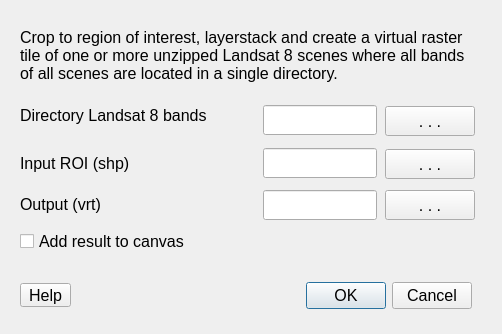
<?xml version="1.0" encoding="UTF-8"?>
<ui version="4.0">
 <class>GFZSatExDialogBase</class>
 <widget class="QDialog" name="GFZSatExDialogBase">
  <property name="geometry">
   <rect>
    <x>0</x>
    <y>0</y>
    <width>502</width>
    <height>334</height>
   </rect>
  </property>
  <property name="windowTitle">
   <string>GFZ SatEx - Preprocessing</string>
  </property>
  <property name="accessibleName">
   <string/>
  </property>
  <property name="accessibleDescription">
   <string/>
  </property>
  <widget class="QDialogButtonBox" name="button_box">
   <property name="geometry">
    <rect>
     <x>301</x>
     <y>278</y>
     <width>171</width>
     <height>35</height>
    </rect>
   </property>
   <property name="font">
    <font>
     <pointsize>12</pointsize>
    </font>
   </property>
   <property name="orientation">
    <enum>Qt::Horizontal</enum>
   </property>
   <property name="standardButtons">
    <set>QDialogButtonBox::Cancel|QDialogButtonBox::Ok</set>
   </property>
  </widget>
  <widget class="QLabel" name="label">
   <property name="geometry">
    <rect>
     <x>20</x>
     <y>94</y>
     <width>211</width>
     <height>44</height>
    </rect>
   </property>
   <property name="font">
    <font>
     <pointsize>12</pointsize>
    </font>
   </property>
   <property name="text">
    <string>&lt;html&gt;&lt;head/&gt;&lt;body&gt;&lt;p&gt;Directory Landsat 8 bands&lt;/p&gt;&lt;/body&gt;&lt;/html&gt;</string>
   </property>
  </widget>
  <widget class="QLabel" name="label_2">
   <property name="geometry">
    <rect>
     <x>20</x>
     <y>154</y>
     <width>131</width>
     <height>19</height>
    </rect>
   </property>
   <property name="font">
    <font>
     <pointsize>12</pointsize>
    </font>
   </property>
   <property name="text">
    <string>Input ROI (shp)</string>
   </property>
  </widget>
  <widget class="QLabel" name="label_3">
   <property name="geometry">
    <rect>
     <x>20</x>
     <y>-4</y>
     <width>451</width>
     <height>120</height>
    </rect>
   </property>
   <property name="font">
    <font>
     <pointsize>12</pointsize>
    </font>
   </property>
   <property name="text">
    <string>&lt;html&gt;&lt;head/&gt;&lt;body&gt;&lt;p&gt;Crop to region of interest, layerstack and create a virtual raster tile of one or more unzipped Landsat 8 scenes where all bands of all scenes are located in a single directory.&lt;/p&gt;&lt;/body&gt;&lt;/html&gt;</string>
   </property>
   <property name="wordWrap">
    <bool>true</bool>
   </property>
  </widget>
  <widget class="QLineEdit" name="lineEdit">
   <property name="geometry">
    <rect>
     <x>263</x>
     <y>105</y>
     <width>114</width>
     <height>30</height>
    </rect>
   </property>
   <property name="font">
    <font>
     <pointsize>12</pointsize>
    </font>
   </property>
  </widget>
  <widget class="QLineEdit" name="lineEdit_2">
   <property name="geometry">
    <rect>
     <x>263</x>
     <y>148</y>
     <width>114</width>
     <height>30</height>
    </rect>
   </property>
   <property name="font">
    <font>
     <pointsize>12</pointsize>
    </font>
   </property>
  </widget>
  <widget class="QPushButton" name="pushButton">
   <property name="geometry">
    <rect>
     <x>385</x>
     <y>106</y>
     <width>90</width>
     <height>30</height>
    </rect>
   </property>
   <property name="font">
    <font>
     <pointsize>12</pointsize>
    </font>
   </property>
   <property name="accessibleName">
    <string>in_L8zip</string>
   </property>
   <property name="text">
    <string>. . .</string>
   </property>
  </widget>
  <widget class="QPushButton" name="pushButton_2">
   <property name="geometry">
    <rect>
     <x>385</x>
     <y>149</y>
     <width>90</width>
     <height>30</height>
    </rect>
   </property>
   <property name="font">
    <font>
     <pointsize>12</pointsize>
    </font>
   </property>
   <property name="accessibleName">
    <string>in_ROI</string>
   </property>
   <property name="text">
    <string>. . .</string>
   </property>
  </widget>
  <widget class="QLabel" name="label_4">
   <property name="geometry">
    <rect>
     <x>20</x>
     <y>195</y>
     <width>111</width>
     <height>19</height>
    </rect>
   </property>
   <property name="font">
    <font>
     <pointsize>12</pointsize>
    </font>
   </property>
   <property name="text">
    <string>Output (vrt)</string>
   </property>
  </widget>
  <widget class="QLineEdit" name="lineEdit_3">
   <property name="geometry">
    <rect>
     <x>263</x>
     <y>190</y>
     <width>114</width>
     <height>30</height>
    </rect>
   </property>
   <property name="font">
    <font>
     <pointsize>12</pointsize>
    </font>
   </property>
  </widget>
  <widget class="QPushButton" name="pushButton_3">
   <property name="geometry">
    <rect>
     <x>385</x>
     <y>190</y>
     <width>90</width>
     <height>30</height>
    </rect>
   </property>
   <property name="font">
    <font>
     <pointsize>12</pointsize>
    </font>
   </property>
   <property name="accessibleName">
    <string>in_ROI</string>
   </property>
   <property name="text">
    <string>. . .</string>
   </property>
  </widget>
  <widget class="QCheckBox" name="checkBox">
   <property name="geometry">
    <rect>
     <x>20</x>
     <y>230</y>
     <width>181</width>
     <height>23</height>
    </rect>
   </property>
   <property name="font">
    <font>
     <pointsize>12</pointsize>
    </font>
   </property>
   <property name="text">
    <string>Add result to canvas</string>
   </property>
  </widget>
  <widget class="QToolButton" name="toolButton">
   <property name="geometry">
    <rect>
     <x>20</x>
     <y>283</y>
     <width>51</width>
     <height>24</height>
    </rect>
   </property>
   <property name="font">
    <font>
     <pointsize>12</pointsize>
    </font>
   </property>
   <property name="text">
    <string>Help</string>
   </property>
  </widget>
 </widget>
 <resources/>
 <connections>
  <connection>
   <sender>button_box</sender>
   <signal>accepted()</signal>
   <receiver>GFZSatExDialogBase</receiver>
   <slot>accept()</slot>
   <hints>
    <hint type="sourcelabel">
     <x>284</x>
     <y>180</y>
    </hint>
    <hint type="destinationlabel">
     <x>344</x>
     <y>46</y>
    </hint>
   </hints>
  </connection>
  <connection>
   <sender>button_box</sender>
   <signal>rejected()</signal>
   <receiver>GFZSatExDialogBase</receiver>
   <slot>reject()</slot>
   <hints>
    <hint type="sourcelabel">
     <x>390</x>
     <y>183</y>
    </hint>
    <hint type="destinationlabel">
     <x>339</x>
     <y>15</y>
    </hint>
   </hints>
  </connection>
 </connections>
</ui>
